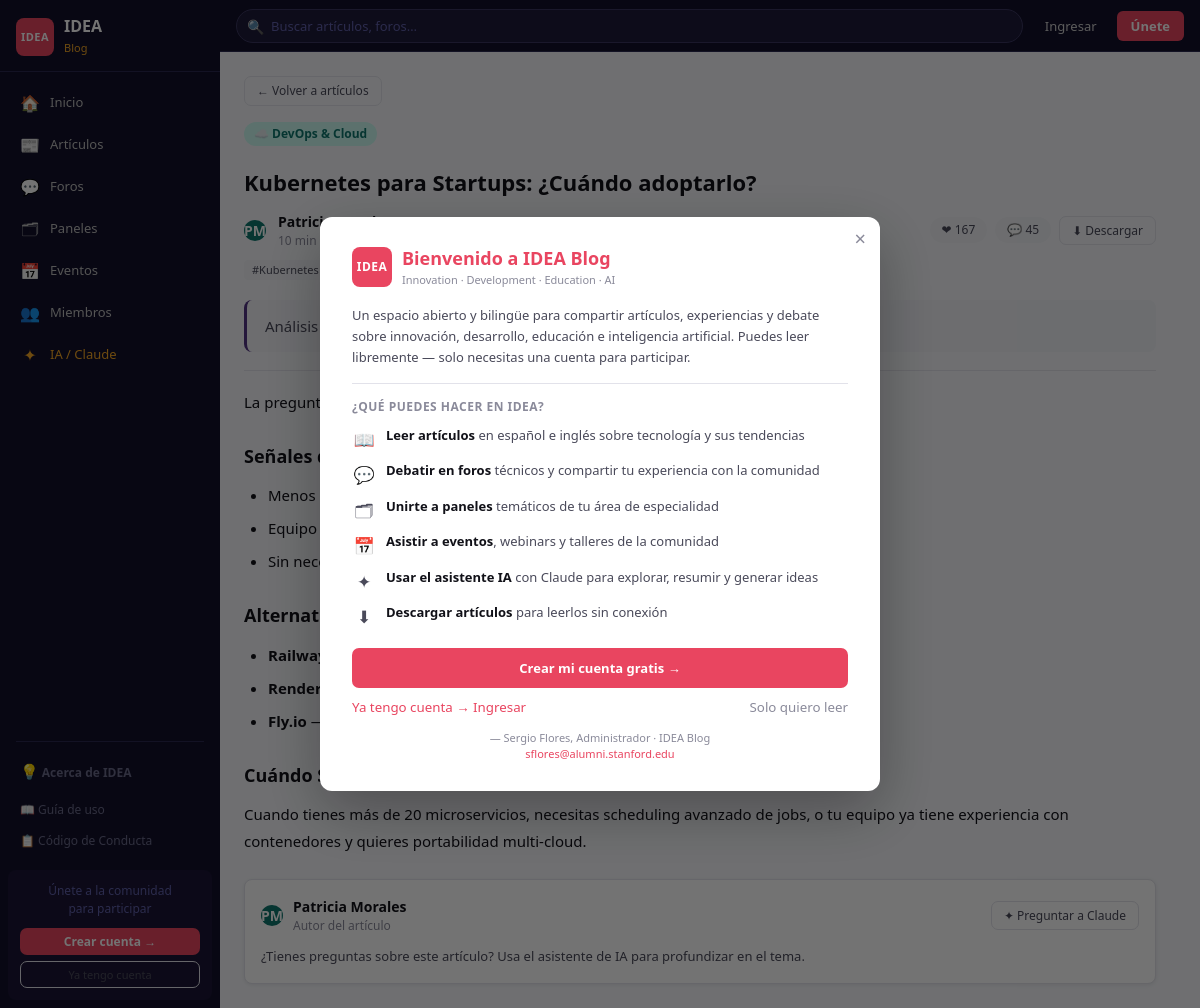
The page /articles/5 on the database its author committed.
### models.py (models this page shows)
class Article(db.Model):
    __tablename__   = "articles"
    id              = db.Column(db.Integer, primary_key=True)
    category        = db.Column(db.String(50),  nullable=False)
    featured        = db.Column(db.Boolean,     default=False)
    title           = db.Column(db.String(500), nullable=False)
    excerpt         = db.Column(db.Text,        nullable=False)
    content         = db.Column(db.Text,        nullable=False, default="")
    author          = db.Column(db.String(200), nullable=False)
    init            = db.Column(db.String(4),   default="")
    read_time       = db.Column(db.Integer,     default=5)
    views           = db.Column(db.Integer,     default=0)
    likes           = db.Column(db.Integer,     default=0)
    comments_count  = db.Column(db.Integer,     default=0)
    _tags           = db.Column("tags", db.Text, default="")
    created_at      = db.Column(db.DateTime,    default=datetime.utcnow)
    is_pdf          = db.Column(db.Boolean,     default=False)
    pdf_data        = db.Column(db.LargeBinary, nullable=True)
    @property
    def tags(self):
        return [t.strip() for t in self._tags.split(",") if t.strip()] if self._tags else []
    @tags.setter
    def tags(self, value):
        self._tags = ",".join(value) if isinstance(value, list) else (value or "")
    @property
    def comments(self):
        return self.comments_count

### app.py (the view)
@app.route("/articles/<int:article_id>")
def article_detail(article_id):
    art = Article.query.get(article_id)
    if not art:
        return redirect(url_for("articles"))
    art.views += 1
    db.session.commit()
    return render_template("article_detail.html",
                           article=art,
                           content_html=render_md(art.content))

### app.py (called while the page is built)
def is_admin() -> bool:
    u = session.get("user")
    return bool(u and u.get("email") == ADMIN_EMAIL)

def get_cat(cat_id):
    return next((c for c in CATEGORIES if c["id"] == cat_id),
                {"id": cat_id, "label": cat_id, "emoji": "📄",
                 "color": "#666", "bg": "#eee"})

def render_md(text: str) -> str:
    if not text:
        return ""
    stripped = text.strip()
    if stripped.startswith("<") and stripped != "<p><br></p>":
        return stripped   # Ya es HTML del editor visual
    return md.markdown(stripped, extensions=["fenced_code", "tables", "nl2br"])

@app.context_processor
def inject_globals():
    return dict(
        user          = session.get("user"),
        is_admin      = is_admin(),
        contact_email = CONTACT_EMAIL,
        categories    = CATEGORIES,
        trending_tags = TRENDING_TAGS,
        conduct_rules = CONDUCT_RULES,
        get_cat       = get_cat,
    )

### templates/article_detail.html (shortened to what this page needs)
{% extends "base.html" %}
{% block content %}
{% set c = get_cat(article.category) %}
<div style="margin-bottom:16px;display:flex;gap:8px;align-items:center">
  <a href="{{ url_for('articles') }}" class="btn-ghost btn-sm">← Volver a artículos</a>
</div>
<article class="article-detail">
  <div class="cat-pill" style="color:{{ c.color }};background:{{ c.bg }};display:inline-flex;align-items:center;gap:4px;margin-bottom:12px">
    {{ c.emoji }} {{ c.label }}
  </div>
  <h1 class="article-title">{{ article.title }}</h1>
  <div class="article-meta">
    <div class="avatar" style="background:{{ c.color }}">{{ article.init }}</div>
    <div>
      <div style="font-weight:600">{{ article.author }}</div>
      <div style="color:var(--text3);font-size:12px">{{ article.read_time }} min lectura · 👁 {{ "{:,}".format(article.views) }} vistas</div>
    </div>
    <div style="margin-left:auto;display:flex;gap:8px;align-items:center">
      <span class="stat-chip">❤ {{ article.likes }}</span>
      <span class="stat-chip">💬 {{ article.comments }}</span>
      {% if user %}
      <a href="{{ url_for('download_article', article_id=article.id) }}"
         class="btn-ghost btn-sm" title="Descargar artículo">⬇ Descargar</a>
      {% else %}
      <button class="btn-ghost btn-sm"
              onclick="requireAuth('para descargar artículos')"
              title="Inicia sesión para descargar">⬇ Descargar</button>
      {% endif %}
    </div>
  </div>
  <div class="tags-row" style="margin:10px 0 20px">
    {% for tag in article.tags %}
    <span class="tag-chip">#{{ tag }}</span>
    {% endfor %}
  </div>
  <div class="article-excerpt">{{ article.excerpt }}</div>
  {% if article.is_pdf %}
  <div class="article-body">
    <embed src="{{ url_for('view_pdf', article_id=article.id) }}"
           type="application/pdf" width="100%"
           style="height:80vh;min-height:500px;border-radius:8px;border:1px solid var(--border)">
    <p style="color:var(--text3);font-size:12px;margin-top:8px;text-align:center">
      ¿El PDF no carga? →
      <a href="{{ url_for('download_article', article_id=article.id) }}"
         style="color:var(--primary)">Descárgalo aquí</a>
    </p>
  </div>
  {% else %}
  <div class="article-body prose">
    {{ content_html|safe }}
  </div>
  {% endif %}
</article>
<div class="card" style="margin-top:24px;padding:16px">
  <div style="display:flex;align-items:center;gap:10px;margin-bottom:12px">
    <div class="avatar" style="background:{{ c.color }}">{{ article.init }}</div>
    <div>
      <div style="font-weight:600">{{ article.author }}</div>
      <div style="color:var(--text3);font-size:12px">Autor del artículo</div>
    </div>
    <button class="btn-ghost btn-sm" style="margin-left:auto"
            onclick="askAI('{{ article.title|replace("'","\\'")|replace('"','\\"') }}')">
      ✦ Preguntar a Claude
    </button>
  </div>
  <p style="color:var(--text2);font-size:13px;margin:0">
    ¿Tienes preguntas sobre este artículo? Usa el asistente de IA para profundizar en el tema.
  </p>
</div>
{% endblock %}

### static/css/style.css (style rules this page uses)
:root { --bg-dark: #12102a; --bg-page: #f6f7fb; --bg-card: #ffffff; --bg-surf: #f1f2f7; --accent: #e94560; --accent-dk: #c73652; --purple: #533483; --gold: #f5a623; --text: #111118; --text2: #4a4a5a; --text3: #8a8a9a; --border: #e2e2ea; --sidebar-w: 220px; --top-h: 52px; --radius: 8px; --shadow: 0 1px 4px rgba(0,0,0,.08); }
*, *::before, *::after { box-sizing: border-box; margin: 0; padding: 0; }
body { font-family: 'Segoe UI', system-ui, sans-serif; background: var(--bg-page); color: var(--text); font-size: 14px; line-height: 1.5; }
a { color: inherit; text-decoration: none; }
button { cursor: pointer; font-family: inherit; }
.btn-ghost { background: none; border: 1px solid var(--border); color: var(--text2); font-size: 13px; padding: 7px 14px; border-radius: 7px; transition: border-color .15s, color .15s; }
.btn-sm { padding: 5px 12px; font-size: 12px; }
.card { background: var(--bg-card); border: 1px solid var(--border); border-radius: var(--radius); box-shadow: var(--shadow); }
.cat-pill { display: inline-flex; align-items: center; gap: 4px; padding: 3px 10px; border-radius: 20px; font-size: 12px; font-weight: 600; }
.avatar { border-radius: 50%; display: flex; align-items: center; justify-content: center; font-weight: 700; color: #fff; flex-shrink: 0; }
.tag-chip { padding: 2px 8px; border-radius: 4px; background: var(--bg-surf); color: var(--text2); font-size: 11px; font-weight: 500; }
.tags-row { display: flex; flex-wrap: wrap; gap: 5px; }
.article-detail { padding: 0; }
.article-title { font-size: 22px; font-weight: 700; line-height: 1.3; margin: 10px 0 14px; }
.article-meta { display: flex; align-items: center; gap: 12px; flex-wrap: wrap; }
.article-excerpt { font-size: 15px; color: var(--text2); line-height: 1.6; padding: 14px 18px; background: var(--bg-surf); border-radius: 8px; border-left: 3px solid var(--purple); margin-bottom: 6px; }
.stat-chip { padding: 4px 12px; border-radius: 20px; background: var(--bg-surf); color: var(--text2); font-size: 12px; }
.prose { font-size: 15px; line-height: 1.8; color: var(--text); }
.prose h2 { font-size: 18px; margin: 24px 0 10px; }
.prose p { margin-bottom: 14px; }
.prose ul, .prose ol { margin: 0 0 14px 24px; }
.prose li { margin-bottom: 6px; }
.prose strong { font-weight: 700; }

### rows shown on the page
Article: title "Kubernetes para Startups: ¿Cuándo adoptarlo?", init "PM", author "Patricia…", read_time "10", likes "167", comments "45", excerpt "Análisis…", author "Patricia Morales"

### other values the page prints
{{ emoji }} "🏠" "📰" "💬" "🗂" "📅" "👥"
{{ label }} "Inicio" "Artículos" "Foros" "Paneles" "Eventos" "Miembros"
{{ c.label }} "DevOps & Cloud"
{{ tag }} "Kubernetes"
{{ contact_email }} "sflores@alumni.stanford.edu"
